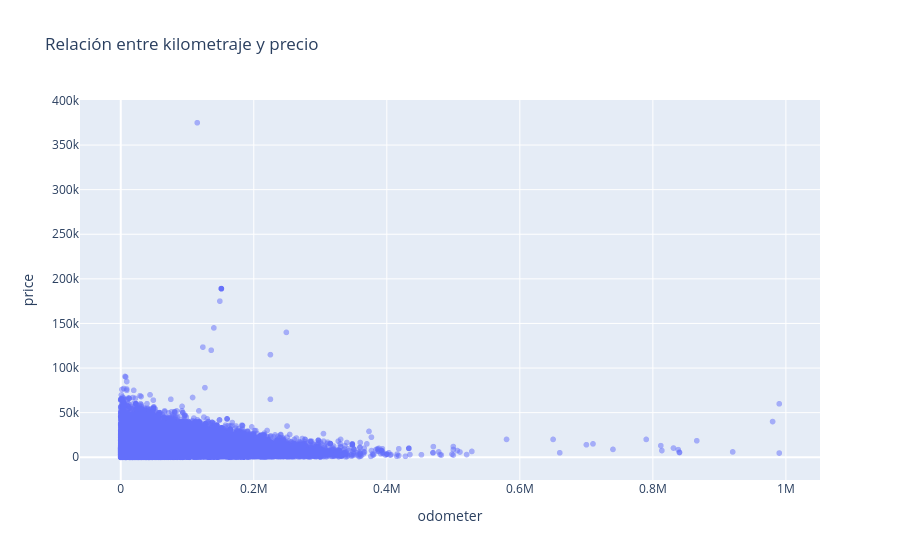

The notebook cell this image was saved under:
### Code cell
fig = px.scatter(
    clean_data,
    x="odometer",
    y="price",
    opacity=0.5,
    title="Relación entre kilometraje y precio"
)

fig.show()

### Figure 1 — Plotly figure (JSON) as saved in the notebook; plotly's stock layout.template omitted (floating-point values rounded to 4 significant figures; data arrays with more than 128 entries replaced by an {"elided": "..."} marker saying what was removed)
{"data": [{"hovertemplate": "odometer=%{x}<br>price=%{y}<extra></extra>", "legendgroup": "", "marker": {"color": "#636efa", "opacity": 0.5, "symbol": "circle"}, "mode": "markers", "name": "", "showlegend": false, "type": "scattergl", "x": {"elided": "40563 float values"}, "xaxis": "x", "y": {"elided": "40563 int values"}, "yaxis": "y"}], "layout": {"legend": {"tracegroupgap": 0}, "title": {"text": "Relación entre kilometraje y precio"}, "xaxis": {"anchor": "y", "domain": [0, 1], "title": {"text": "odometer"}}, "yaxis": {"anchor": "x", "domain": [0, 1], "title": {"text": "price"}}}}
